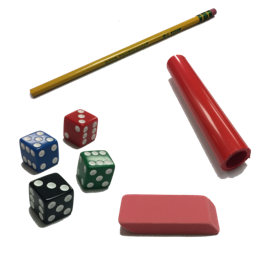
#> input picture ip/input/test3.png, 256 x 256 px, found by its file name
$ python main.py   (older library calls are emulated)
#> lines starting #> are read from the running program, lines starting #| are printed output that depends on the picture; after the words box and inside, x2 and y2 are one past the last pixel; in counts of white or black regions, pixels touching at a corner belong together
### ip/ImageProcessing.py
import numpy as np
import cv2

def removeGray(img, lower, upper):
        size = img.shape
        nRows = size[0]
        nCols = size[1]
        for i in range(0,nRows):
                for j in range(0,nCols):
                        if (      ((img[i][j][0]-lower) < (upper-lower)) \
                                and ((img[i][j][1]-lower) < (upper-lower)) \
                                and ((img[i][j][2]-lower) < (upper-lower))):
                                        img[i][j][0] = 255;img[i][j][1] = 255;img[i][j][2] = 255;
        return img

def rgbToChromatic(array):
	size = array.shape
	nRows = size[0]
	nCols = size[1]
	nElem = size[2]
	array = array/(sum(array,2))
	# [7 lines of commented-out code are left out]

def findContours(img):
	# detect edges
	canny = cv2.Canny(img,40,180)

	# smooth and connect edges
	kernal = np.ones((3,3),np.uint8)
	canny = cv2.morphologyEx(canny,cv2.MORPH_CLOSE,kernal)
	cv2.imwrite('ip/output/cannyContours.png',canny)

	# find contours
	CV_RETR_EXTERNAL = 0     # workaround for missing constants issue
	CV_CHAIN_APPROX_NONE = 1 # workaround for missing constants issue
	contours, hierarchy, junk = cv2.findContours(canny,CV_RETR_EXTERNAL,method=CV_CHAIN_APPROX_NONE)
	print("\n\ncontours: \n")
	#print contours
	print("\n---------------------")
	print("hierarchy: \n")
	#print hierarchy
	print("\n---------------------")
	print("junk: \n")
	#print junk

	return np.asarray(hierarchy)

# [6 lines left out: function fillContours, not called in this run]

### ip/main.py
import numpy as np
import time
import cv2
import ImageProcessing as ip
import PyFunc as pi


### TAKE A PICTURE
#img = pi.takePicture('test.jpg');


testImage = 'test3.png'
img = cv2.imread('ip/input/'+testImage)
#> img is the input picture: shape (256, 256, 3); mean B, G, R 209.6, 211.5, 223.1

if img is None:
	raise Exception("Error while loading the image")

array = np.array(img);

### CONVERT TO CHROMATIC
ip.rgbToChromatic(array)
#> in rgbToChromatic, `array = array/(sum(array,2))`: array: shape (256, 256, 3) float64; 0.39% of the values are NaN or infinite; the others: min 0.0307, max 255, mean 15.96
cv2.imwrite('ip/output/chromatic.jpg', array)

#print array

### CONVERT TO GRAY
img = ip.removeGray(array, 75, 100)
#> after the loop in removeGray, `for i in range(0,nRows):`:
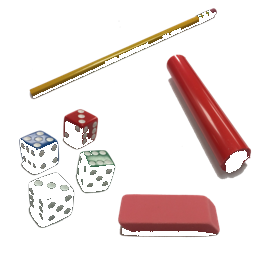
#> img: shape (256, 256, 3); mean B, G, R 224.4, 226.1, 237.6
cv2.imwrite('ip/output/grayRemoved.jpg', img)

img = cv2.cvtColor(img, cv2.COLOR_RGB2GRAY)
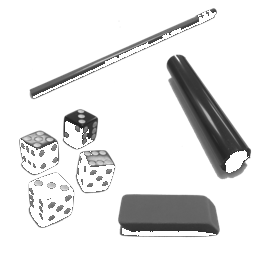
#> img: shape (256, 256); min 29, max 255, mean 226.9
cv2.imwrite('ip/output/gray.jpg', img)

### THRESHOLD
#blur = cv2.GaussianBlur(img, (5,5), 0)
#th2 = cv2.threshold(blur, 0, 244, cv2.THRESH_BINARY+cv2.THRESH_OTSU)
thr = cv2.adaptiveThreshold(img, 255, cv2.ADAPTIVE_THRESH_GAUSSIAN_C, cv2.THRESH_BINARY, 11, 2)
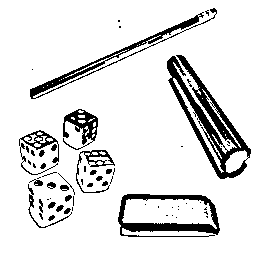
#> thr: shape (256, 256); 88.1% white; 64 black regions (38 under 20 px), largest, box (x1, y1, x2, y2) and area: (167, 55, 251, 179) 2792, (118, 194, 220, 237) 1532, (30, 8, 217, 99) 1278
cv2.imwrite('ip/output/thresh.jpg', thr)

### MORPHOLOGICAL TRANSFORMATION
kSize = 4; # size of kernal, horizontal and vertical
kernal = np.ones((kSize,kSize),np.uint8)
morph = cv2.morphologyEx(thr,cv2.MORPH_OPEN,kernal)
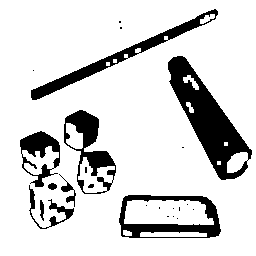
#> morph: shape (256, 256); 83.9% white; 24 black regions (14 under 20 px), largest, box (x1, y1, x2, y2) and area: (168, 56, 252, 180) 3826, (31, 9, 218, 100) 1856, (119, 195, 221, 238) 1699
cv2.imwrite('ip/output/morph.jpg', morph)

### FIND CONTOURS
contours = ip.findContours(morph)
#> in findContours, `canny = cv2.Canny(img,40,180)`:
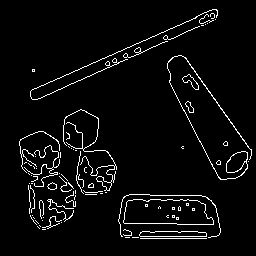
#> canny: shape (256, 256); 4.4% white in thin lines or dots, all inside (x1, y1, x2, y2) = (19, 9, 252, 239)
#> in findContours, `canny = cv2.morphologyEx(canny,cv2.MORPH_CLOSE,kernal)`:
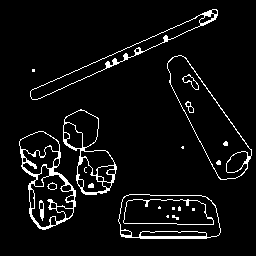
#> canny: shape (256, 256); 5.6% white in thin lines or dots, all inside (x1, y1, x2, y2) = (19, 9, 252, 239)
#> in findContours, `contours, hierarchy, junk = cv2.findContours(canny,CV_RETR_EXTERNAL,me..`: junk = [[1, -1, -1, -1], [2, 0, -1, -1], [3, 1, -1, -1], [4, 2, -1, -1], [5, 3, -1, -1], [6, 4, -1, -1], [-1, 5, -1, -1]]
#> (the run stopped early here; a loop or call above may not have finished)

$ run again, with ip/input/test2.png copied over ip/input/test3.png
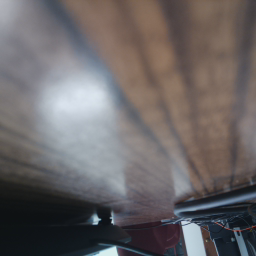
#> input picture ip/input/test2.png, 256 x 256 px, found by its file name
#> img is the input picture: shape (256, 256, 3); mean B, G, R 102.1, 101.5, 106.3
#> array: shape (256, 256, 3) float64; 0.52% of the values are NaN or infinite; the others: min 0.0189, max 215, mean 2.85
#> `thr = cv2.adaptiveThreshold(img, 255, cv2.ADAPTIVE_THRESH_GAUSSIAN_C, ..`:
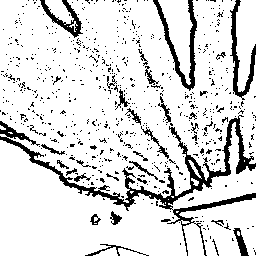
#> thr: shape (256, 256); 86.1% white; 677 black regions (643 under 20 px), largest, box (x1, y1, x2, y2) and area: (0, 115, 256, 256) 3590, (153, 0, 197, 91) 841, (230, 0, 256, 100) 676
#> morph: shape (256, 256); 80.6% white; 255 black regions (215 under 20 px), largest, box (x1, y1, x2, y2) and area: (0, 0, 256, 256) 7741, (154, 0, 200, 146) 1202, (34, 0, 106, 68) 786
#> in findContours, `canny = cv2.morphologyEx(canny,cv2.MORPH_CLOSE,kernal)`:
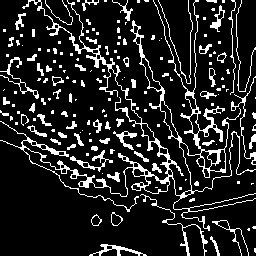
#> canny: shape (256, 256); 14.1% white in thin lines or dots
#> junk = 165 rows, first 6: [1, -1, -1, -1], [2, 0, -1, -1], [3, 1, -1, -1], [4, 2, -1, -1], [5, 3, -1, -1], [6, 4, -1, -1]
